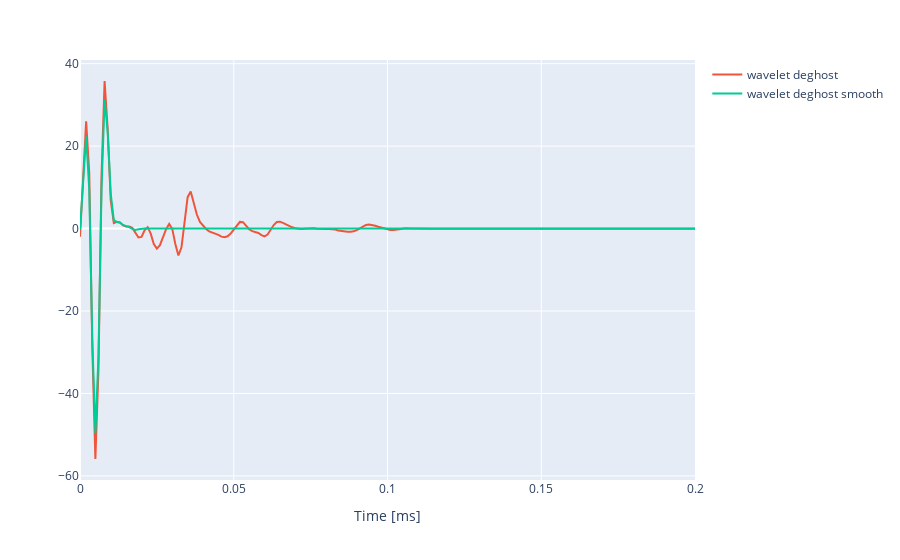

The code cell stored with this chart in its notebook:
### Markdown cell above
## Filtering the receiver ghosting

As seen on the spectra above, there are several notches on the spectra for this wavelet. I'll use a low pass filter with cut frequency of 125 Hz and a gentle slope, that way we may remove noise that will polute the deconvolution further ahead. Also, I'll resample this wavelet to 4 ms

To make signtature deconvolution we also need a shorter and smoother version of the wavelet, otherwise the signal gets very polluted with noise.

### Code cell
wavelet_receiver_ghosting_resampled = 'receiver_ghosting_source_signature_resampled.rsf'
f1 = int(t0/dt) # Remove the time delay before resampling

!sfwindow f1={f1} < {wavelet_receiver_ghosting} | sfput o1=0 |\
  sfbandpass fhi=65 nphi=8 |\
  sfwindow j1=4 | sfwindow n1=128 |\
  sfpad n1=1500 > {wavelet_receiver_ghosting_resampled}
!sfin {wavelet_receiver_ghosting_resampled}

# Create a smooth and shorter wavelet. I'll also go ahead and pad it to the correct lengh

wavelet_receiver_ghosting_smooth = 'receiver_smooth_wavelet.rsf'

!sfsmooth rect1=3 repeat=3 < {wavelet_receiver_ghosting} |\
  sfcut f1=99 | sfbandpass fhi=65 nphi=8 | sfwindow f1={f1} |\
  sfput o1=0 | sfwindow j1=4 | sfwindow n1=128  | sfpad n1=1500 > {wavelet_receiver_ghosting_smooth}

w_deg = np.array(sf.Input(wavelet_receiver_ghosting_resampled))
w_deg_sm = np.array(sf.Input(wavelet_receiver_ghosting_smooth))

# write deghosted wavelet
deghosted_wavelet_file = 'FarField_deghosted.dat'
np.savetxt(deghosted_wavelet_file, w_deg_sm)

fig = px.line()
fig.add_trace(go.Scatter(x=t, y=w_deg, name="wavelet deghost"))
fig.add_trace(go.Scatter(x=t, y=w_deg_sm, name="wavelet deghost smooth"))
fig.update_xaxes(title="Time [ms]", row=1, col=1, range=[0, 0.2])
fig.show()

### Figure 1 — Plotly figure (JSON) as saved in the notebook; plotly's stock layout.template omitted (floating-point values rounded to 4 significant figures; data arrays with more than 128 entries replaced by an {"elided": "..."} marker saying what was removed)
{"data": [{"hovertemplate": "<extra></extra>", "legendgroup": "", "line": {"color": "#636efa", "dash": "solid"}, "marker": {"symbol": "circle"}, "mode": "lines", "name": "", "orientation": "v", "showlegend": false, "type": "scatter", "xaxis": "x", "yaxis": "y"}, {"name": "wavelet deghost", "type": "scatter", "x": {"elided": "1523 float values"}, "y": {"elided": "1500 float values"}}, {"name": "wavelet deghost smooth", "type": "scatter", "x": {"elided": "1523 float values"}, "y": {"elided": "1500 float values"}}], "layout": {"legend": {"tracegroupgap": 0}, "margin": {"t": 60}, "xaxis": {"anchor": "y", "domain": [0, 1], "range": [0, 0.2], "title": {"text": "Time [ms]"}}, "yaxis": {"anchor": "x", "domain": [0, 1]}}}
